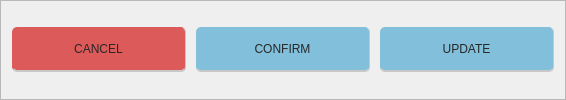
                   <widget class="QFrame" name="actionBtns">
                    <property name="minimumSize">
                     <size>
                      <width>0</width>
                      <height>65</height>
                     </size>
                    </property>
                    <property name="frameShape">
                     <enum>QFrame::StyledPanel</enum>
                    </property>
                    <property name="frameShadow">
                     <enum>QFrame::Raised</enum>
                    </property>
                    <layout class="QHBoxLayout" name="horizontalLayout_20">
                     <property name="spacing">
                      <number>10</number>
                     </property>
                     <property name="topMargin">
                      <number>0</number>
                     </property>
                     <property name="bottomMargin">
                      <number>0</number>
                     </property>
                     <item>
                      <widget class="QPushButton" name="backBtn">
                       <property name="minimumSize">
                        <size>
                         <width>174</width>
                         <height>45</height>
                        </size>
                       </property>
                       <property name="maximumSize">
                        <size>
                         <width>174</width>
                         <height>16777215</height>
                        </size>
                       </property>
                       <property name="cursor">
                        <cursorShape>PointingHandCursor</cursorShape>
                       </property>
                       <property name="styleSheet">
                        <string notr="true">QPushButton{
	font: 63 15pt &quot;Montserrat SemiBold&quot;;
	color:rgb(39, 39, 39);
	background-color:	rgb(220, 90, 90);
	border-radius: 5px;
	border-right:1px solid rgb(200, 200, 200);
	border-bottom:2px solid rgb(200, 200, 200);
}

QPushButton:hover{
	background-color:rgb(180, 120, 125);

}</string>
                       </property>
                       <property name="text">
                        <string>CANCEL</string>
                       </property>
                      </widget>
                     </item>
                     <item>
                      <widget class="QPushButton" name="petConfirmButton">
                       <property name="minimumSize">
                        <size>
                         <width>174</width>
                         <height>45</height>
                        </size>
                       </property>
                       <property name="maximumSize">
                        <size>
                         <width>174</width>
                         <height>16777215</height>
                        </size>
                       </property>
                       <property name="cursor">
                        <cursorShape>PointingHandCursor</cursorShape>
                       </property>
                       <property name="styleSheet">
                        <string notr="true">QPushButton{
	font: 63 15pt &quot;Montserrat SemiBold&quot;;
	color:rgb(39, 39, 39);
	background-color:rgb(129, 191, 218);
	border-radius: 5px;
	border-right:1px solid rgb(200, 200, 200);
	border-bottom:2px solid rgb(200, 200, 200);
}

QPushButton:hover{
	background-color:rgb(110, 163, 186);

}</string>
                       </property>
                       <property name="text">
                        <string>CONFIRM</string>
                       </property>
                      </widget>
                     </item>
                     <item>
                      <widget class="QPushButton" name="petUpdateButton">
                       <property name="minimumSize">
                        <size>
                         <width>174</width>
                         <height>45</height>
                        </size>
                       </property>
                       <property name="maximumSize">
                        <size>
                         <width>174</width>
                         <height>16777215</height>
                        </size>
                       </property>
                       <property name="cursor">
                        <cursorShape>PointingHandCursor</cursorShape>
                       </property>
                       <property name="styleSheet">
                        <string notr="true">QPushButton{
	font: 63 15pt &quot;Montserrat SemiBold&quot;;
	color:rgb(39, 39, 39);
	background-color:rgb(129, 191, 218);
	border-radius: 5px;
	border-right:1px solid rgb(200, 200, 200);
	border-bottom:2px solid rgb(200, 200, 200);
}

QPushButton:hover{
	background-color:rgb(110, 163, 186);

}</string>
                       </property>
                       <property name="text">
                        <string>UPDATE</string>
                       </property>
                      </widget>
                     </item>
                    </layout>
                   </widget>
